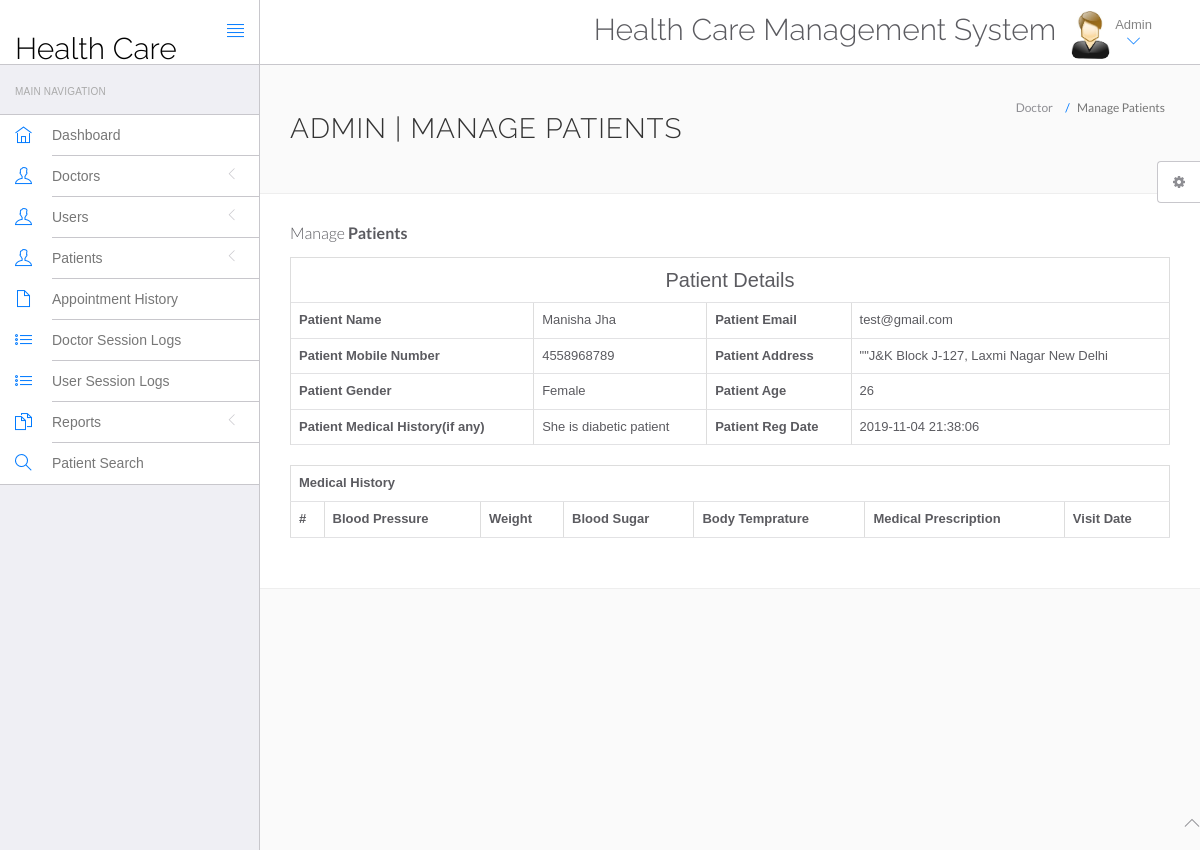
The app's page /HealthCare/admin/view-patient.php?viewid=1 (signed in) with its own data.
### tables this page shows
CREATE TABLE `tblpatient` (
  `ID` int(10) NOT NULL,
  `Docid` int(10) DEFAULT NULL,
  `PatientName` varchar(200) DEFAULT NULL,
  `PatientContno` bigint(10) DEFAULT NULL,
  `PatientEmail` varchar(200) DEFAULT NULL,
  `PatientGender` varchar(50) DEFAULT NULL,
  `PatientAdd` mediumtext DEFAULT NULL,
  `PatientAge` int(10) DEFAULT NULL,
  `PatientMedhis` mediumtext DEFAULT NULL,
  `CreationDate` timestamp NULL DEFAULT current_timestamp(),
  `UpdationDate` timestamp NULL DEFAULT NULL ON UPDATE current_timestamp()
);

### HealthCare/admin/view-patient.php (the view, shortened to what this page needs)
<?php
include('include/config.php');
?>
<!DOCTYPE html>
<html lang="en">
	<head>
		<link rel="stylesheet" href="vendor/bootstrap/css/bootstrap.min.css">
		<link rel="stylesheet" href="vendor/fontawesome/css/font-awesome.min.css">
		<link rel="stylesheet" href="vendor/themify-icons/themify-icons.min.css">
		<link href="vendor/animate.css/animate.min.css" rel="stylesheet" media="screen">
		<link href="vendor/perfect-scrollbar/perfect-scrollbar.min.css" rel="stylesheet" media="screen">
		<link href="vendor/switchery/switchery.min.css" rel="stylesheet" media="screen">
		<link href="vendor/bootstrap-touchspin/jquery.bootstrap-touchspin.min.css" rel="stylesheet" media="screen">
		<link href="vendor/select2/select2.min.css" rel="stylesheet" media="screen">
		<link href="vendor/bootstrap-datepicker/bootstrap-datepicker3.standalone.min.css" rel="stylesheet" media="screen">
		<link href="vendor/bootstrap-timepicker/bootstrap-timepicker.min.css" rel="stylesheet" media="screen">
		<link rel="stylesheet" href="assets/css/styles.css">
		<link rel="stylesheet" href="assets/css/plugins.css">
		<link rel="stylesheet" href="assets/css/themes/theme-1.css" id="skin_color" />
	</head>
	<body>
		<div id="app">
<?php include('include/sidebar.php');?>
<div class="app-content">
<?php include('include/header.php');?>
<div class="main-content" >
<div class="wrap-content container" id="container">
<section id="page-title">
<div class="row">
<div class="col-sm-8">
<h1 class="mainTitle">Admin | Manage Patients</h1>
</div>
<ol class="breadcrumb">
<li>
<span>Doctor</span>
</li>
<li class="active">
<span>Manage Patients</span>
</li>
</ol>
</div>
</section>
<div class="container-fluid container-fullw bg-white">
<div class="row">
<div class="col-md-12">
<h5 class="over-title margin-bottom-15">Manage <span class="text-bold">Patients</span></h5>
<?php
                               $vid=$_GET['viewid'];
                               $ret=mysqli_query($con,"select * from tblpatient where ID='$vid'");
while ($row=mysqli_fetch_array($ret)) {
                               ?>
<table border="1" class="table table-bordered">
 <tr align="center">
<td colspan="4" style="font-size:20px;color:blue">
 Patient Details</td></tr>
    <tr>
    <th scope>Patient Name</th>
    <td><?php  echo $row['PatientName'];?></td>
    <th scope>Patient Email</th>
    <td><?php  echo $row['PatientEmail'];?></td>
  </tr>
  <tr>
    <th scope>Patient Mobile Number</th>
    <td><?php  echo $row['PatientContno'];?></td>
    <th>Patient Address</th>
    <td><?php  echo $row['PatientAdd'];?></td>
  </tr>
    <tr>
    <th>Patient Gender</th>
    <td><?php  echo $row['PatientGender'];?></td>
    <th>Patient Age</th>
    <td><?php  echo $row['PatientAge'];?></td>
  </tr>
  <tr>
    <th>Patient Medical History(if any)</th>
    <td><?php  echo $row['PatientMedhis'];?></td>
     <th>Patient Reg Date</th>
    <td><?php  echo $row['CreationDate'];?></td>
  </tr>
<?php }?>
</table>
<table id="datatable" class="table table-bordered dt-responsive nowrap" style="border-collapse: collapse; border-spacing: 0; width: 100%;">
  <tr align="center">
   <th colspan="8" >Medical History</th>
  </tr>
  <tr>
    <th>#</th>
<th>Blood Pressure</th>
<th>Weight</th>
<th>Blood Sugar</th>
<th>Body Temprature</th>
<th>Medical Prescription</th>
<th>Visit Date</th>
</tr>
</table>
</div>
</div>
</div>
</div>
</div>
</div>
</div>
	<?php include('include/footer.php');?>
	<?php include('include/setting.php');?>
	</body>
</html>

### HealthCare/admin/assets/css/themes/theme-1.css (style rules this page uses)
body { background: #FAFAFA; }

### records on screen
tblpatient: PatientName "Manisha Jha", PatientEmail "test@gmail.com", PatientContno "4558968789", PatientAdd "\"\"J&K Block J-127, Laxmi Nagar New Delhi", PatientGender "Female", PatientAge "26", PatientMedhis "She is diabetic patient", CreationDate "2019-11-04 21:38:06"
